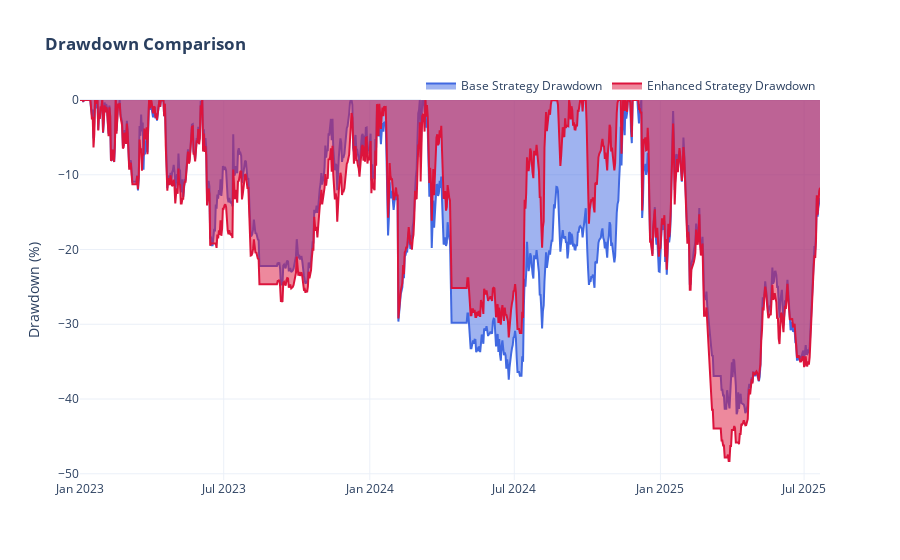

Notebook source saved alongside this figure:
### Code cell
logger.info("Visualizing strategy drawdowns...")

base_running_max = base_equity_curve.cummax()
base_drawdown = (base_equity_curve - base_running_max) / base_running_max * 100

enhanced_running_max = enhanced_equity_curve.cummax()
enhanced_drawdown = (enhanced_equity_curve - enhanced_running_max) / enhanced_running_max * 100

fig = go.Figure()
fig.add_trace(go.Scatter(x=base_drawdown.index, y=base_drawdown, fill="tozeroy", name="Base Strategy Drawdown", line=dict(color="royalblue")))
fig.add_trace(go.Scatter(x=enhanced_drawdown.index, y=enhanced_drawdown, fill="tozeroy", name="Enhanced Strategy Drawdown", line=dict(color="crimson")))
fig.update_layout(
    title_text="<b>Drawdown Comparison</b>",
    yaxis_title="Drawdown (%)",
    hovermode="x unified",
    template="plotly_white",
    legend=dict(orientation="h", yanchor="bottom", y=1, xanchor="right", x=1)
)
fig.show()

### Figure 1 — Plotly figure (JSON) as saved in the notebook; plotly's stock layout.template omitted (floating-point values rounded to 4 significant figures; data arrays with more than 128 entries replaced by an {"elided": "..."} marker saying what was removed)
{"data": [{"fill": "tozeroy", "line": {"color": "royalblue"}, "name": "Base Strategy Drawdown", "type": "scatter", "x": {"elided": "925 str values"}, "y": {"elided": "925 float values"}}, {"fill": "tozeroy", "line": {"color": "crimson"}, "name": "Enhanced Strategy Drawdown", "type": "scatter", "x": {"elided": "925 str values"}, "y": {"elided": "925 float values"}}], "layout": {"hovermode": "x unified", "legend": {"orientation": "h", "x": 1, "xanchor": "right", "y": 1, "yanchor": "bottom"}, "title": {"text": "<b>Drawdown Comparison</b>"}, "yaxis": {"title": {"text": "Drawdown (%)"}}}}
